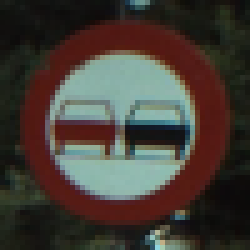
#> input picture Images/img1.png, 50 x 50 px (shown 5 times larger)
$ python BasicStatistics.py
#> lines starting #> are read from the running program, lines starting #| are printed output that depends on the picture; long printed decimals are rounded
# Số liệu thống kê cơ bản
import time
from collections import Counter

# mean - giá trị trung bình
# hàm tính trung bình của dãy
# 100, 60, 70, 900, 100, 200, 500, 500, 503, 600, 1000, 1200
def calculate_mean(data):
    s = sum(data)
    n = len(data)
    mean = s / n
    return mean

start = time.time()
data = [100, 60, 70, 900, 100, 200, 500, 500, 503, 600, 1000, 1200]
mean_value = calculate_mean(data)
print("Mean = ", mean_value)
print("time for calculate funtion calculate_mean = ", (time.time() - start)*1000)

# median - số trung vị: đứng ở giữa dãy nếu dãy lẻ
#                       trung bình 2 giá trị giữa dãy nếu dãy chẵn
def calculate_median(data):
    data.sort()
    n = len(data)
    m1 = int(n/2 + 1)
    m1 = m1 - 1
    if n % 2 != 0:
        median = data[m1]
    else:
        m2 = int(n/2)
        m2 = m2 - 1
        median = (data[m1] + data[m2])/2
    return median

print("Median = ", calculate_median(data))

# mode: phần tử xuất hiện nhiều nhất
def calculate_mode(points):
    c = Counter(points)
    mode = c.most_common()
    max_count = mode[0][1]
    modes = []
    for m in mode:
        if m[1] == max_count:
            modes.append(m[0])
    return modes
points = [7, 8, 9, 2, 10, 9, 9, 9, 9, 4, 5, 6, 1, 5, 6, 7, 8, 6, 1, 10, 6, 6]
print("most: ", calculate_mode(points))

# range of data - độ phân tán dữ liệu
def find_range(points):
    lowest = min(points)
    highest = max(points)
    r = highest - lowest
    print("lowest: {0}\thighest: {1}\trange: {2}".format(lowest, highest, r))
find_range(points)

def caculate_variance(data):
    mean = calculate_mean(data)
    diff = []
    for d in data:
        diff.append(d-mean)
    squared_diff = []
    for d in diff:
        squared_diff.append(d**2)
    sum_squared_diff = sum(squared_diff)
    variance = sum_squared_diff/len(data)
    return variance

del points[-1]
del points[-1]
print("Phương sai của dãy số: ", caculate_variance(points))
print("Độ lệch chuẩn của dãy số là: ", caculate_variance(points)**0.5)

# correlation coeffecient: Hệ số tương quan
def find_corr_x_y(x, y):
    n = len(x)
    prod = []
    for xi, yi in zip(x, y):
        prod.append(xi*yi)

    sum_prod_x_y = sum(prod)

    sum_x = sum(x)
    sum_y = sum(y)

    squared_sum_x = sum_x**2
    squared_sum_y = sum_y**2

    x_square = []
    for xi in x:
        x_square.append(xi**2)
    x_square_sum = sum(x_square)

    y_square = []
    for yi in y:
        y_square.append(yi**2)
    y_square_sum = sum(y_square)

    # thay lần lượt vào công thức
    numerator = n*sum_prod_x_y - sum_x*sum_y
    denominator_term1 = n*x_square_sum - squared_sum_x
    denominator_term2 = n*y_square_sum - squared_sum_y
    denominator = (denominator_term1*denominator_term2)**0.5
    correlation = numerator / denominator

    return correlation

x = [7, 18, 29, 2, 10, 9, 9]
y = [1, 6, 12, 8, 6, 21, 10]

print("Hệ số tương quan tuyến tính giữa hai biến x, y: ", find_corr_x_y(x, y))

# Dựa trên công thức tính hệ số tương quan chứng minh
# p(x, y) = p(x, y * a + b)

a = 2
b = 6
z = []
for i in y:
    i = i * a + b
    z.append(i)
corr_x_y = find_corr_x_y(x, y)
corr_x_z = find_corr_x_y(x, z)

print("corr_x_y = ", corr_x_y)
print("corr_x_z = ", corr_x_z)

# Tính hệ số tương quan giữa hai ảnh

import numpy as np
from PIL import Image

image1 = Image.open("Images/img1.png")
#> image1 is the input picture: PIL image 50x50 RGB; mean R, G, B 68.1, 61, 54.1
image2 = Image.open("Images/img2.png")
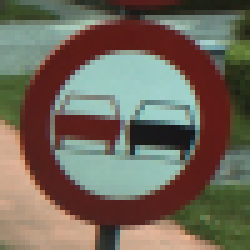
#> input picture Images/img2.png, 50 x 50 px (shown 5 times larger)
#> image2 is the input picture: PIL image 50x50 RGB; mean R, G, B 113.3, 104.5, 90.8
image3 = Image.open("Images/img3.png")
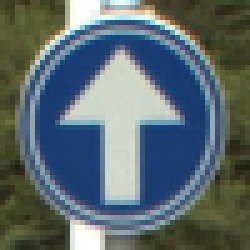
#> input picture Images/img3.png, 50 x 50 px (shown 5 times larger)
#> image3 is the input picture: PIL image 50x50 RGB; mean R, G, B 91.7, 106.3, 110.7
image4 = Image.open("Images/img4.png")
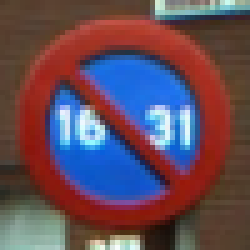
#> input picture Images/img4.png, 50 x 50 px (shown 5 times larger)
#> image4 is the input picture: PIL image 50x50 RGB; mean R, G, B 100.3, 76.6, 89.7

image1_list = np.asarray(image1).flatten().tolist()
#> image1_list = 7500 values, max 224 at index 7445, min 7 at index 5825, mean 61.07
image2_list = np.asarray(image2).flatten().tolist()
#> image2_list = 7500 values, max 233 at index 7161, min 18 at index 116, mean 102.9
image3_list = np.asarray(image3).flatten().tolist()
#> image3_list = 7500 values, max 255 at index 51, min 14 at index 5096, mean 102.9
image4_list = np.asarray(image4).flatten().tolist()
#> image4_list = 7500 values, max 255 at index 3338, min 5 at index 6845, mean 88.85

corr_1_2 = find_corr_x_y(image1_list, image2_list)
#> corr_1_2 = 0.56
corr_1_3 = find_corr_x_y(image1_list, image3_list)
#> corr_1_3 = 0.235
corr_1_4 = find_corr_x_y(image1_list, image4_list)
#> corr_1_4 = 0.304

print("corr_1_2: ", corr_1_2)
#| corr_1_2:  0.5597
print("corr_1_3: ", corr_1_3)
#| corr_1_3:  0.2346
print("corr_1_4: ", corr_1_4)
#| corr_1_4:  0.3044
